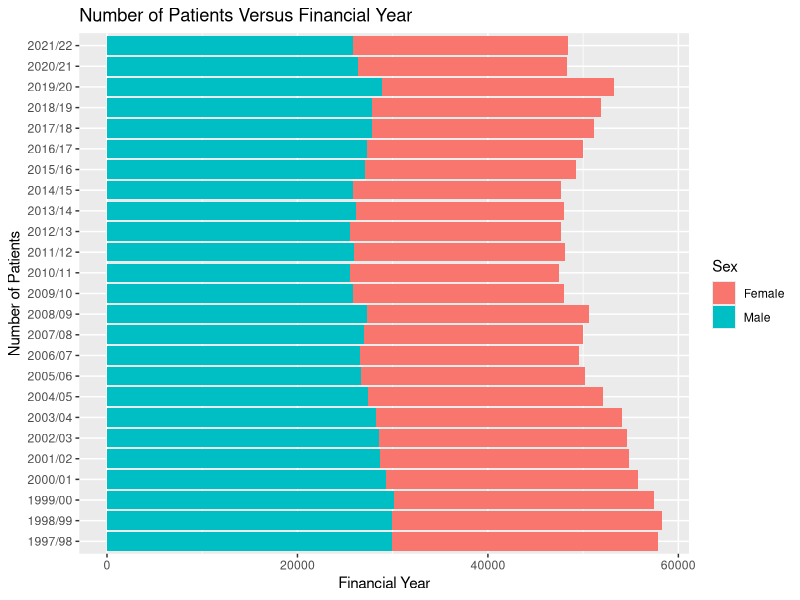
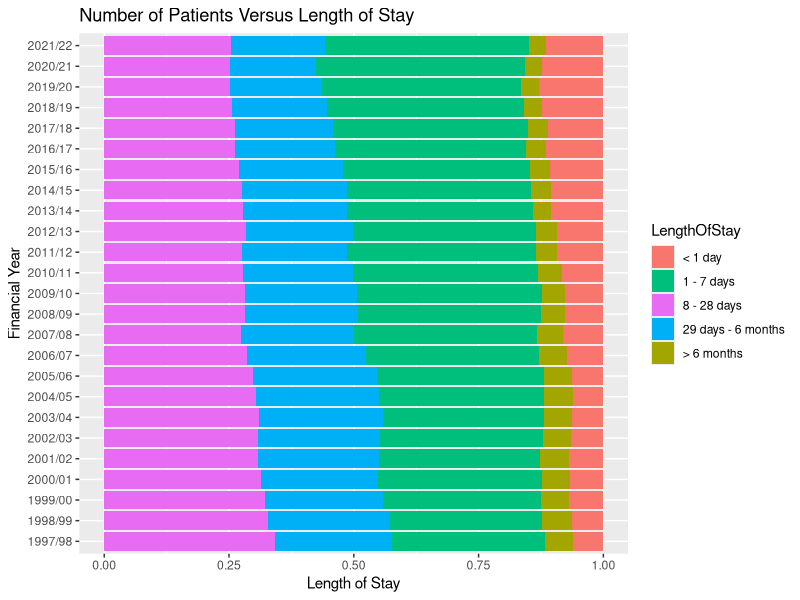
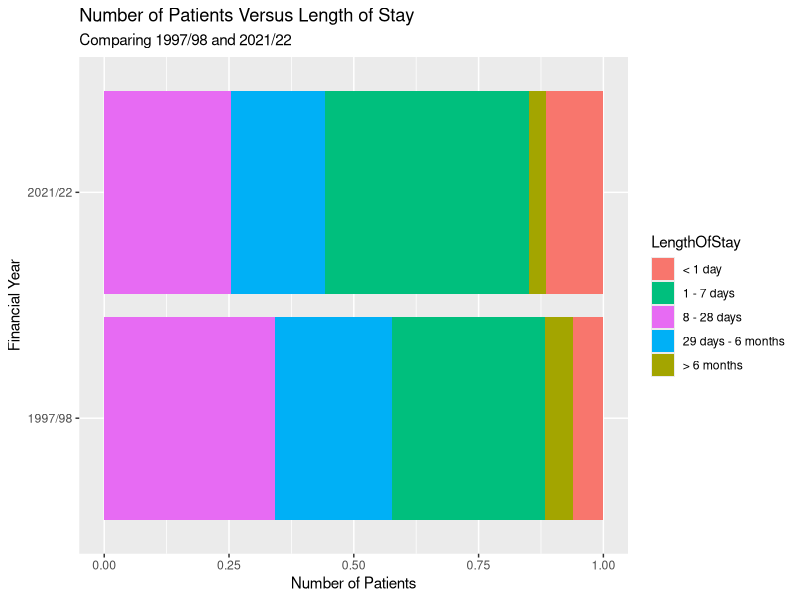

The R source for these figures, in order:
## ---- chunk 1
knitr::opts_chunk$set(echo = TRUE)
## ---- chunk 2
library(tidyverse)
# Add any other libraries here



## ---- chunk 3
# Load your data

#ggplot(new_df1,aes(fill=Sex,y=PatientsCount,x=AgeGroup))+geom_bar(position="dodge",stat="identity")

age.sex <- read_csv("data/mental-health-inpatient-activity-age-sex.csv")
length.of.stay <- read_csv("data/mental-health-inpatient-activity-length-of-stay.csv")

#Bar chart for number of patients vs. financial year
age.sex %>% 
  filter(HBR == "S92000003") %>%
  group_by(FinancialYear, Sex) %>%
  summarise(amount = sum(PatientsCount)) %>%
  ggplot(aes(y = FinancialYear, 
             x = amount, 
             fill = Sex)) +
  geom_col() +
  labs(x = "Financial Year",
       y = "Number of Patients",
       title = "Number of Patients Versus Financial Year")

#Bar chart for number of patients vs. length of stay
length.of.stay %>% 
  filter(HBT == "S92000003") %>%
  group_by(FinancialYear, LengthOfStay) %>%
  summarise(amount = sum(NumberOfStays)) %>%
  ggplot(aes(y = FinancialYear,
             x = amount, 
             fill = LengthOfStay)) +
  geom_col(position = "fill") +
  labs(x = "Length of Stay",
       y = "Financial Year",
       title = "Number of Patients Versus Length of Stay") +
  scale_fill_discrete(breaks = c('< 1 day', 
                                 '1 - 7 days',
                                 '8 - 28 days',
                                 '29 days - 6 months',
                                 '> 6 months'))

#Comparing length of stay for patients in 1997/98 and 2021/22
length.of.stay %>%
  filter(HBT == "S92000003",
         FinancialYear == "1997/98" | 
           FinancialYear == "2021/22") %>%
  group_by(FinancialYear, LengthOfStay) %>%
  summarise(amount = sum(NumberOfStays)) %>%
  ggplot(aes(y = FinancialYear,
             x = amount, 
             fill = LengthOfStay)) +
  geom_col(position = "fill") +
  labs(x = "Number of Patients",
       y = "Financial Year",
       title = "Number of Patients Versus Length of Stay",
       subtitle = "Comparing 1997/98 and 2021/22") +
  scale_fill_discrete(breaks = c('< 1 day', 
                                 '1 - 7 days',
                                 '8 - 28 days',
                                 '29 days - 6 months',
                                 '> 6 months'))
#If someone knows how to reorder the lengthofstay ^^
